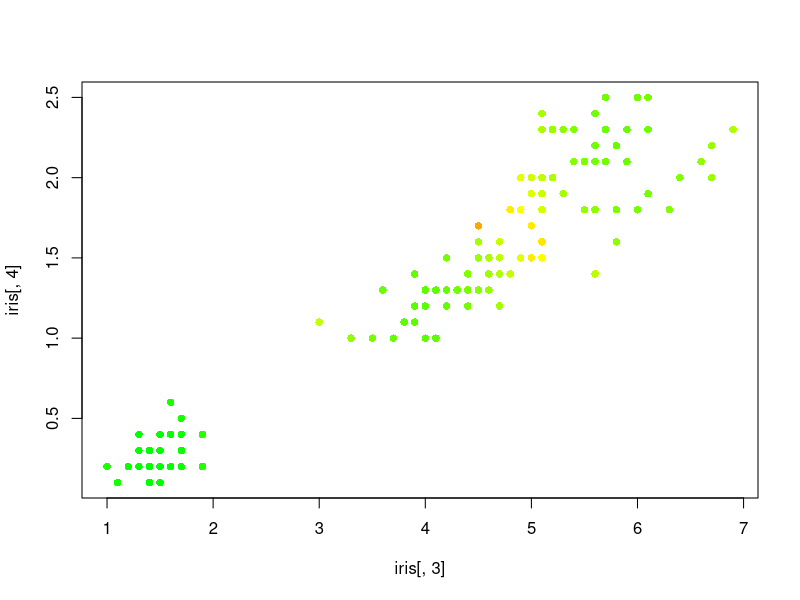

Reproduce this figure in R.
euclidean <- function(a, b) {
  return (sqrt(sum((a - b) ^ 2)))
}

kNN <- function(dset, labels, point, k, dist = euclidean) {
  distance <- array(dim=dim(dset)[1])
  for (j in 1:dim(dset)[1]) {
    distance[j] <- dist(dset[j,], point)
  }
  sortedDataset <- dset[order(distance),]
  sortedLabels <- labels[order(distance)]
  
  classScores <- array(0L, dim = length(unique(labels)))
  names(classScores) = unique(labels)
  for (j in 1:k) {
    classScores[sortedLabels[j]] <- classScores[sortedLabels[j]] + 1
  }
  classScores <- classScores / k
  
  return (classScores)
}

gaussKernel <- function(dist, h) exp(sqrt(h / pi * 0.5) * -0.5 * (dist * h) ^ 2)

parzen <- function(dset, labels, point, h, kernel, dist = euclidean) {
  dsetLength <- length(dset[,1])
  distances <- array(dim = c(dsetLength))
  
  uLabels <- unique(labels)
  classScores <- array(0L, dim = c(length(uLabels)))
  names(classScores) = uLabels;
  # classScores["undefined"] <- 0.000001
  
  for (i in 1:dsetLength) {
    classScores[labels[i]] <- classScores[labels[i]] + kernel(dist(point, dset[i,]), h)
  }
  
  return(classScores)
}

computeMargins <- function(dset, labels) {
  dsetLen <- dim(dset)[1]
  margins <- array(0L, dim = dsetLen)
  for (i in 1:dsetLen) {
    cat("\rProcessing", i, "of", dsetLen)
    # classScores <- kNN(dset[-i,], labels[-i], dset[i,], 6)
    classScores <- parzen(dset[-i,], labels[-i], dset[i,], 1.6, gaussKernel)
    # cat(paste(labels[i]), names(classScores[which.max(classScores)]), "\n")
    
    margins[i] <- classScores[labels[i]] - max(classScores[-as.integer(labels[i])])
    
    if (paste(labels[i]) != names(classScores[which.max(classScores)])) {
      #cat(classScores, labels[i], classScores[labels[i]], max(classScores[-which.max(classScores)]), classScores[-labels[i]], margins[i], "\n")
    }
  }
  cat("\n")

  return (margins)
}

# tt <- kNN(iris[3:4], iris$Species, c(2.5, 1.1), 6)
# tt <- parzen(iris[3:4], iris$Species, c(2.5, 1.1), 1.6, kernel = gaussKernel)

margins <- computeMargins(iris[3:4], iris$Species)

margins <- margins / max(abs(margins))
colors <- array(dim = length(margins))

for (i in 1:length(margins)) {
  colors[i] <- if (margins[i] > 0) rgb(1 - margins[i], 1, 0) else rgb(1, 1 - abs(margins[i]), 0)
}

par(mfcol = c(1,1))
plot(iris[,3], iris[,4], col = colors, pch = 16)


# 1 => rgb(0, 1, 0)
# 0.5 => rgb()
# 0 => rgb(1, 1, 0)
# -1 => rgb(1, 0, 0)

